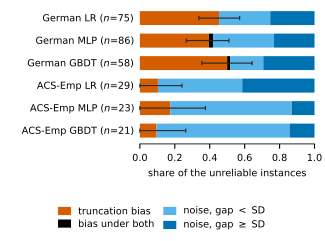

The Python source for this figure:
"""Appendix figure (column, C5): what the unreliable instances of the shipped KernelSHAP default are made of. Per main-grid cell group (seeds pooled),
share of the instances with r_3 < 0.9 at x1 whose failure is truncation bias (the default's mean attribution has the wrong top-3, the paired
l1_reg=False mean the right one), other bias (wrong under both), or noise (the default's mean is right and the runs scatter), noise split at
z_true = gap/SD below / at or above 1. Input: results/c5_split_R20.csv (main-grid groups d = dfull; n_unreliable in the labels)."""
import os, json
import pandas as pd
import matplotlib; matplotlib.use("Agg")
import matplotlib.pyplot as plt
from matplotlib.patches import Patch
import figstyle as fs, common as C

a = C.args(__doc__)
fs.apply("column", 0.74)
path = os.path.join(C.RESULTS, "c5_split_R20.csv")
d = pd.read_csv(path)
d = d[d.group.str.match(r"(german|ACSEmployment)_dfull_(lr|mlp|gbdt)$")].copy()
d["ds"] = d.group.str.split("_").str[0]
d["model"] = d.group.str.split("_").str[-1]
d = d.sort_values(["ds", "model"], key=lambda s: s.map({"german": 0, "ACSEmployment": 1, "lr": 0, "mlp": 1, "gbdt": 2}))
d = d.iloc[::-1].reset_index(drop=True)   # German on top
segs = [("trunc_bias", "#D55E00", "truncation bias"),
        ("other_bias", "#000000", "bias under both"),
        ("noise_gap_lt_sd", "#56B4E9", r"noise, gap $<$ SD"),
        ("noise_gap_ge_sd", "#0072B2", r"noise, gap $\geq$ SD")]
fig, ax = plt.subplots()
fig.subplots_adjust(left=0.43, right=0.97, top=0.98, bottom=0.40)
for i, r in d.iterrows():
    left = 0.0
    for c, colr, _ in segs:
        w = r[c]
        ax.barh(i, w, left=left, color=colr, height=0.62, linewidth=0)
        left += w
    lo, hi = r.trunc_bias_lo, r.trunc_bias_hi          # interval of the first segment
    ax.errorbar(r.trunc_bias, i, xerr=[[r.trunc_bias - lo], [hi - r.trunc_bias]], color="0.15", lw=0.8, capsize=1.5, capthick=0.8, zorder=4)
ax.set_yticks(range(len(d)))
ax.set_yticklabels([f"{C.DATA_LABEL[r.ds]} {C.MODEL_LABEL[r.model]} ($n$={int(r.n_unreliable)})" for _, r in d.iterrows()])
ax.set_xlim(0, 1); ax.set_xlabel("share of the unreliable instances")
ax.spines["left"].set_visible(False); ax.tick_params(axis="y", length=0)
fig.legend(handles=[Patch(color=c, label=l) for _, c, l in segs], frameon=False, loc="lower center", ncol=2, handlelength=1.2, columnspacing=1.0, labelspacing=0.3)
out = os.path.join(C.outdir(a), "figA_c5_split.pdf")
fig.savefig(out)
j = C.provenance([path]); j["shares"] = d[["group", "n_unreliable"] + [s[0] for s in segs]].round(4).to_dict("records")
json.dump(j, open(out.replace(".pdf", ".json"), "w"), indent=1)
print("wrote", out)
